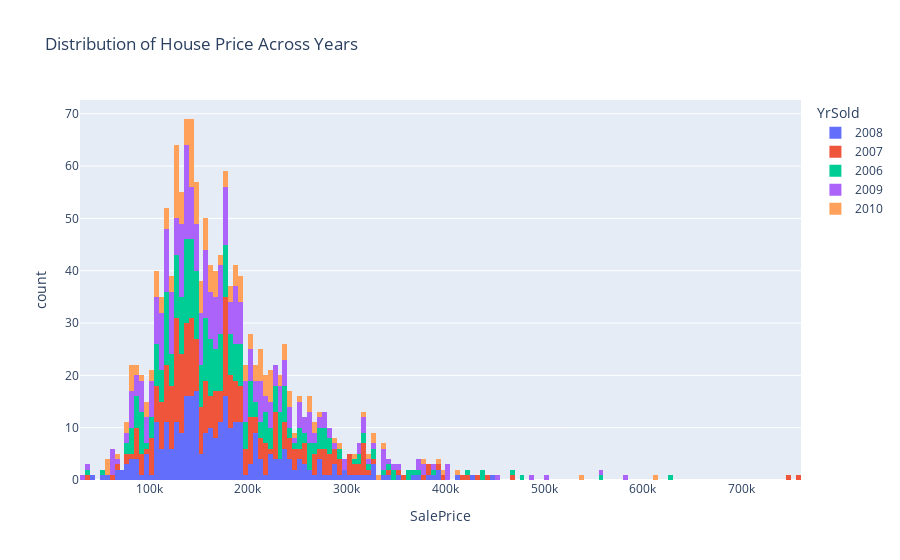

Notebook cell for this chart:
### Markdown cell above
One more common thing we like to do is change the bin size to see if we are able to get a better understanding of the data. Also, lets plot different histograms for houses sold in different years. 

It may sound like a lot, but is actually fairly simple, just tag along.

### Code cell
fig = px.histogram(houses,x = 'SalePrice', title = 'Distribution of House Price Across Years',
                   nbins=200, #this sets the number of bins to 200
                   color='YrSold' # each year would have a histogram plotted with different colours
                  )
fig.show()

### Figure 1 — Plotly figure (JSON) as saved in the notebook; plotly's stock layout.template omitted (floating-point values rounded to 4 significant figures; data arrays with more than 128 entries replaced by an {"elided": "..."} marker saying what was removed)
{"data": [{"alignmentgroup": "True", "bingroup": "x", "hovertemplate": "YrSold=2008<br>SalePrice=%{x}<br>count=%{y}<extra></extra>", "legendgroup": "2008", "marker": {"color": "#636efa", "pattern": {"shape": ""}}, "name": "2008", "nbinsx": 200, "offsetgroup": "2008", "orientation": "v", "showlegend": true, "type": "histogram", "x": {"elided": "304 int values"}, "xaxis": "x", "yaxis": "y"}, {"alignmentgroup": "True", "bingroup": "x", "hovertemplate": "YrSold=2007<br>SalePrice=%{x}<br>count=%{y}<extra></extra>", "legendgroup": "2007", "marker": {"color": "#EF553B", "pattern": {"shape": ""}}, "name": "2007", "nbinsx": 200, "offsetgroup": "2007", "orientation": "v", "showlegend": true, "type": "histogram", "x": {"elided": "329 int values"}, "xaxis": "x", "yaxis": "y"}, {"alignmentgroup": "True", "bingroup": "x", "hovertemplate": "YrSold=2006<br>SalePrice=%{x}<br>count=%{y}<extra></extra>", "legendgroup": "2006", "marker": {"color": "#00cc96", "pattern": {"shape": ""}}, "name": "2006", "nbinsx": 200, "offsetgroup": "2006", "orientation": "v", "showlegend": true, "type": "histogram", "x": {"elided": "314 int values"}, "xaxis": "x", "yaxis": "y"}, {"alignmentgroup": "True", "bingroup": "x", "hovertemplate": "YrSold=2009<br>SalePrice=%{x}<br>count=%{y}<extra></extra>", "legendgroup": "2009", "marker": {"color": "#ab63fa", "pattern": {"shape": ""}}, "name": "2009", "nbinsx": 200, "offsetgroup": "2009", "orientation": "v", "showlegend": true, "type": "histogram", "x": {"elided": "338 int values"}, "xaxis": "x", "yaxis": "y"}, {"alignmentgroup": "True", "bingroup": "x", "hovertemplate": "YrSold=2010<br>SalePrice=%{x}<br>count=%{y}<extra></extra>", "legendgroup": "2010", "marker": {"color": "#FFA15A", "pattern": {"shape": ""}}, "name": "2010", "nbinsx": 200, "offsetgroup": "2010", "orientation": "v", "showlegend": true, "type": "histogram", "x": {"elided": "175 int values"}, "xaxis": "x", "yaxis": "y"}], "layout": {"barmode": "relative", "legend": {"title": {"text": "YrSold"}, "tracegroupgap": 0}, "title": {"text": "Distribution of House Price Across Years"}, "xaxis": {"anchor": "y", "domain": [0, 1], "title": {"text": "SalePrice"}}, "yaxis": {"anchor": "x", "domain": [0, 1], "title": {"text": "count"}}}}
